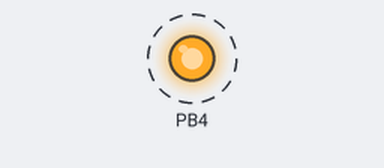
Recording of a sketch running on a simulated ATtiny85, built with avr-gcc and run on an emulated ATtiny85. Shown: output pins drawn as LEDs (lit = HIGH). Dashed ring = blinking.

Above: at 0.02 s.
Timing chart, 0 to 3.0 s (numbered marks = the images above):
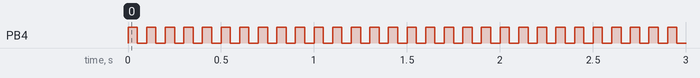

Measured:
- by itself, PB4: alternates HIGH for 0.05 s and LOW for 0.05 s

The sketch:

blink_example.ino
```cpp
const int led = 4;
const int sleep = 50;

/*
void setup() {
  // initialize the digital pin as an output.
  pinMode(led, OUTPUT);
}

void loop() {
  digitalWrite(led, HIGH); // turn the LED on (HIGH is the voltage level)
  delay(sleep);            // wait for a second
  digitalWrite(led, LOW);  // turn the LED off by making the voltage LOW
  delay(sleep);            // wait for a second
}
*/

void setup() {
  // initialize the digital pin as an output.
  bitSet(DDRB, led);
}

void loop() {
  bitSet(PINB, led);
  delay(sleep);
}
```
